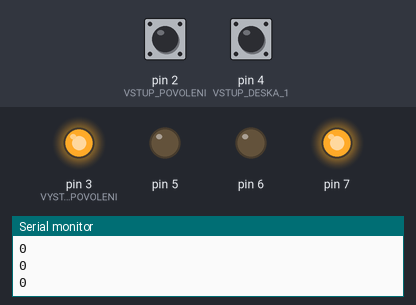
A sketch run on a simulated Arduino Uno, built with avr-gcc and run on an emulated ATmega328P. On the bench: output pins drawn as LEDs (lit = HIGH), the last lines printed to the serial monitor. Dashed ring = blinking. The test bench sets the inputs (shaded band); at power-on: pin 4 (VSTUP_DESKA_1) HIGH, pin 2 (VSTUP_POVOLENI) HIGH.

Above: at 1.2 s.
1.3 s: pin 4 (VSTUP_DESKA_1) pulled LOW for 1 s
At 1.52 s:
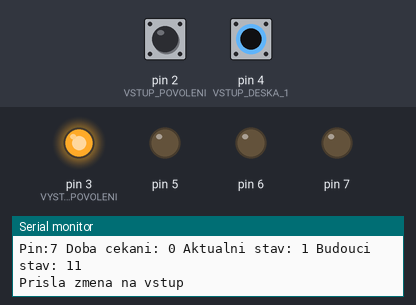
4.3 s: pin 4 (VSTUP_DESKA_1) pulled LOW for 3.2 s
At 4.85 s:
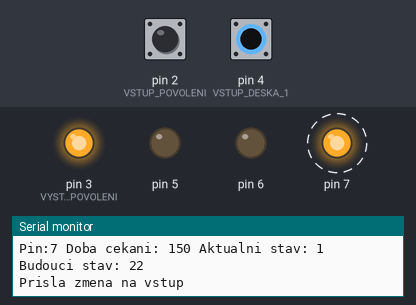
9.0 s: pin 2 (VSTUP_POVOLENI) pulled LOW for 0.15 s
12.1 s: pin 4 (VSTUP_DESKA_1) pulled LOW for 0.15 s
At 12.4 s:
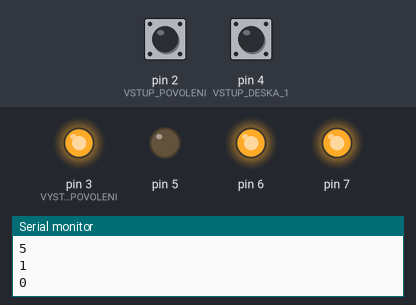
14.2 s: pin 2 (VSTUP_POVOLENI) pulled LOW for 1 s
At 19.27 s:
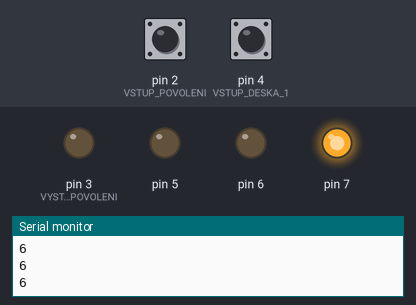
Timing chart, 0 to 20.7 s (numbered marks = the images above; inputs shaded):
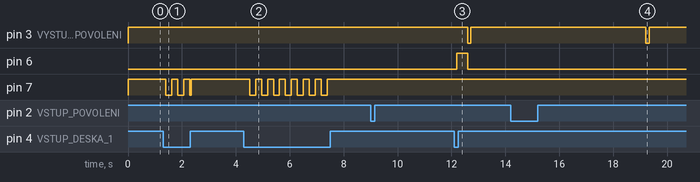

Measured:
- after the input at 1.3 s, pin 7: goes LOW 0.22 s, HIGH 0.22 s, LOW 0.22 s, HIGH 0.22 s, LOW 0.05 s, then HIGH, starting after 0.10 s
- after the input at 4.3 s, pin 7: alternates HIGH for 0.22 s and LOW for 0.22 s, 14 changes in all, then stays HIGH, starting after 0.21 s
- after the input at 12.1 s, pin 6: LOW → HIGH after 0.10 s, → LOW 0.40 s later
- after the input at 14.2 s, pin 3 (VYSTUP_POVOLENI): HIGH → LOW after 5.0 s, → HIGH 0.11 s later

The sketch:

Vice_desek_dalkove_ovladani_ver2.ino
```cpp
//Pocet desek
int POCET_DESEK = 1;

// Udava se v milisekundach
int DOBA_CEKANI_NA_POVOLENI = 5000;


// Globalni vstupy / vystupy
int VSTUP_POVOLENI = 2; //Zaciname az s pinem 2, 0 a 1 jsou na komunikaci s USB
int VYSTUP_POVOLENI = 3;

// Ukazka pro 1 desku
int VSTUP_DESKA_1 = 4;
int VYSTUP_DESKA_1_1 = 5; // Vystup na rele 1
int VYSTUP_DESKA_1_2 = 6; // Vystup na rele 2
int VYSTUP_DESKA_1_3 = 7; // Vystup zpet na tlacitko


class vnitrniStavDeska{
  int VSTUP_DESKA = 0;
  int VYSTUP_1 = 0;
  int VYSTUP_2 = 0;
  int VYSTUP_3 = 0;

  unsigned long referencni_cas = 0;
  unsigned long cas_ted = 0;

  int interrupt_zmena_stav = -1;
  int minulyStavVstupu = -1;
  int stavPovoleni = -1;
  int minulyStavPovoleni = -1;

  bool sestupna_hrana = false;
  bool vzestupna_hrana = false;

  public:
    // Ukazatel sam na sebe
    vnitrniStavDeska *p;

    // aktivniStav definuje aktualni stav naseho systemu (dle obrazku 0 az 6, v -1 zaciname)
    int aktivniStav = -1;
    int minulyAktivniStav = -1;
    // Definice vsech funkci potrebnych k simulovani chovani celeho systemu
    void prisloPovoleni(){
        switch (aktivniStav){
          // Prechod ze zakladniho stavu na cekani na dobu povoleni
          case 0:
            Serial.print("Stav jde na 4");
            aktivniStav = 4;
            break;
        }

    }


    void prislaZmenaNaVstup(){
      Serial.println("Prisla zmena na vstup");
        delay(100);
        switch (aktivniStav){
        case 0:
          aktivniStav = 1;
          break;

        case 2:
          aktivniStav = 3;
          break;

        // Cekame na zmenu na interrupt
        case 4:
          aktivniStav = 5;
          break;
      }
    }


    void zkontrolujStav(){
    cas_ted = millis();
    delay(10);
    Serial.println(aktivniStav);
    // Pokud bude povoleni na GND, vime ze prisel pozadavek
    stavPovoleni = digitalRead(VSTUP_POVOLENI);

    // Podminka kde testujeme, ze na povoleni prisla uz vzestupna hrana

    if (stavPovoleni == 1){
      minulyStavPovoleni = 1;
    }

    // Tady chceme detekovat pouze sestupnou hranu
    if (stavPovoleni == 0 and minulyStavPovoleni != 0){
      prisloPovoleni();
      minulyStavPovoleni = 0;
    }

    //Detekce zmeny na vstupu
    if(minulyStavVstupu != digitalRead(VSTUP_DESKA)){
        prislaZmenaNaVstup();
    }

     switch (aktivniStav){
      // Zakladni stav nic nedelej
      case 0:
        minulyAktivniStav = 0;
        break;

      // Zapis na vystup 3
      case 1:
        if (minulyAktivniStav != aktivniStav){
          zapisNaPin(0, VYSTUP_3, 1, 0);
        }
        zapisNaPin(150, VYSTUP_3, 2, 1);
        minulyAktivniStav = 1;
        break;

      // Cekame na zmenu na interrupt
      case 2:
        minulyAktivniStav = 2;
        break;

      // Cekame na zmenu na interrupt
      case 3:
        aktivniStav = 0;
        minulyAktivniStav = 3;
        break;

      // Prijde povoleni interruptem
      case 4:
        // Za 5 sekund posli impulz
        if (minulyAktivniStav != aktivniStav){
          referencni_cas = cas_ted;
        }
        zapisNaPin(DOBA_CEKANI_NA_POVOLENI, VYSTUP_POVOLENI, 6, 0);
        minulyAktivniStav = 4;
        break;

      // Cekame na zmenu na interrupt
      case 5:
        // Detekujeme vzestupnou hranu
        if (minulyStavVstupu == 0 and digitalRead(VSTUP_DESKA) == 1){
          if (minulyAktivniStav != aktivniStav){
            zapisNaPin(0, VYSTUP_1, 5, 1);
            referencni_cas = cas_ted;
          }
          vzestupna_hrana = true;

        }
        // Detekujeme sestupnou hranu
        else if(minulyStavVstupu == 1 and digitalRead(VSTUP_DESKA) == 0){
          if (minulyAktivniStav != aktivniStav){
            zapisNaPin(0, VYSTUP_2, 5, 1);
            referencni_cas = cas_ted;
          }
          sestupna_hrana = true;
        }
        Serial.println(sestupna_hrana);
        Serial.println(vzestupna_hrana);
        if (sestupna_hrana == true){
            zapisNaPin(500, VYSTUP_2, 6, 0);
        }
        else if (vzestupna_hrana == true){
          zapisNaPin(500, VYSTUP_1, 6, 0);
        }
        minulyAktivniStav = 5;
        break;

      // Cekame na zmenu na interrupt
      case 6:
        if (minulyAktivniStav == 5){
          minulyStavVstupu = digitalRead(VSTUP_DESKA);
          vzestupna_hrana = false;
          sestupna_hrana = false;
        }
        //Vyslat impulz na povoleni GND
        if (minulyAktivniStav != aktivniStav){
          zapisNaPin(0, VYSTUP_POVOLENI, 6, 0);
          referencni_cas = cas_ted;
        }
        zapisNaPin(100, VYSTUP_POVOLENI, 0, 1);

        minulyAktivniStav = 6;
        break;

     }

    }

  void zapisNaPin(int doba_cekani, int pin, int aktivni_budouci_stav, int hodnota_na_vystup){
    if(cas_ted - referencni_cas >= doba_cekani){
      digitalWrite(pin, hodnota_na_vystup);
      Serial.print("Pin:");
      Serial.print(pin);
      Serial.print(" Doba cekani: ");
      Serial.print(doba_cekani);
      Serial.print(" Aktualni stav: ");
      Serial.print(aktivniStav);
      Serial.print(" Budouci stav: ");
      Serial.print(aktivni_budouci_stav);
      // TODO: mozny fix bude pridat sem delay
      aktivniStav = aktivni_budouci_stav;
      referencni_cas = cas_ted;
    }
  }


    void first_setup(int vstup_deska_pin, int vystup_1 , int vystup_2, int vystup_3){
      //Serial.println("Prvni setup");
      pinMode(vstup_deska_pin, INPUT_PULLUP);
      pinMode(vystup_1, OUTPUT);
      pinMode(vystup_2, OUTPUT);
      pinMode(vystup_3, OUTPUT);

      digitalWrite(vystup_1, LOW); // Pro relatka LOW
      digitalWrite(vystup_2, LOW); // Pro relatka LOW
      digitalWrite(vystup_3, HIGH);

      VSTUP_DESKA = vstup_deska_pin;
      VYSTUP_1 = vystup_1;
      VYSTUP_2 = vystup_2;
      VYSTUP_3 = vystup_3;

      minulyStavVstupu = digitalRead(VSTUP_DESKA);
      stavPovoleni = digitalRead(VSTUP_POVOLENI);

      aktivniStav = 0;


    }


};


// Tohle se musi taky zmenit cislo uvnitr [] musi odpovidat poctu desek
vnitrniStavDeska *pole_desek[1];


void setup() {
  Serial.begin(112500);
  // Nastaveni vstupu pro POVOLENI -----------------------------------------------
  pinMode(VSTUP_POVOLENI, INPUT_PULLUP);
  pinMode(VYSTUP_POVOLENI, OUTPUT);
  digitalWrite(VYSTUP_POVOLENI, HIGH);
  // Tady jsou vsechny definice desek
  pinMode(VSTUP_DESKA_1, INPUT_PULLUP);
  pole_desek[0] = new vnitrniStavDeska();
  pole_desek[0] -> first_setup(VSTUP_DESKA_1, VYSTUP_DESKA_1_1, VYSTUP_DESKA_1_2, VYSTUP_DESKA_1_3);


}

void loop() {
  for(int i = 0; i < POCET_DESEK;i++){
    pole_desek[i]-> zkontrolujStav();
  }
}
```
